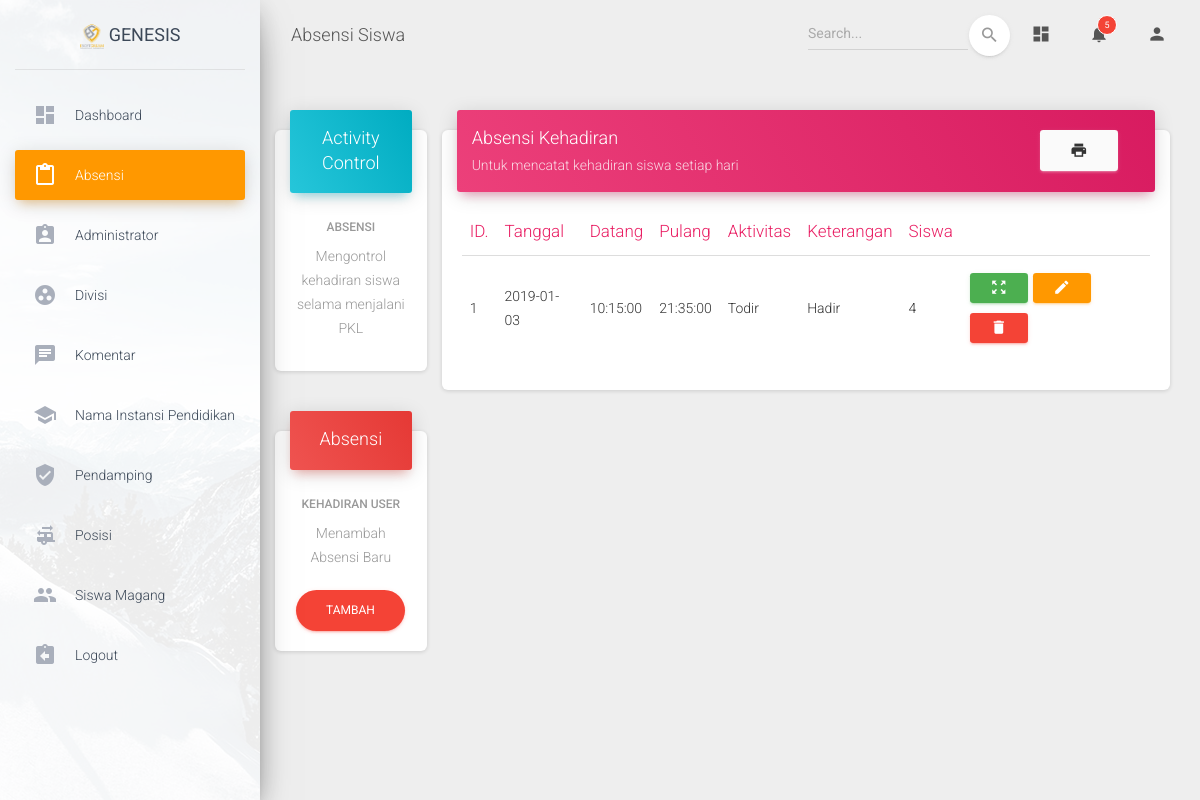
Screenshot of /index.php/Admin/Absensi (signed in) with the database file from the repository.
### tables this page shows
CREATE TABLE `absensi` (
  `id_absensi` int(11) NOT NULL,
  `tanggal` datetime NOT NULL,
  `datang` time NOT NULL,
  `pulang` time NOT NULL,
  `aktivitas` text NOT NULL,
  `keterangan` text NOT NULL,
  `fk_id_siswa` int(11) NOT NULL
);

### application/controllers/Admin/Absensi.php (called while the page is built, shortened)
<?php
class Absensi extends CI_Controller {
	public function __construct()
	{
		$this->load->library('form_validation');
		$this->load->model('AbsensiModel');
		$this->load->helper('form');
	}
	public function index()
	{
		$data['data'] = $this->AbsensiModel->get();
		$this->load->view('admin/absensi/template/header');
		$this->load->view('admin/absensi/index',$data);
		$this->load->view('admin/absensi/template/footer');
	}
}

### index.php (called while the page is built, shortened)
<?php
require_once BASEPATH.'core/CodeIgniter.php';

### application/models/AbsensiModel.php (called while the page is built, shortened)
<?php
class AbsensiModel extends CI_Model {
	public function get()
	{
		$this->db->select("absensi.*");
		$this->db->order_by('tanggal','desc');
		return $this->db->get('absensi')->result();
	}
}

### application/views/admin/absensi/index.php (the view)
<?php $c_name = "Absensi" ?>
      <div class="content">
        <div class="container-fluid">
          <div class="row">
            <div class="col-md-2">
              <div class="row">
              <div class="card card-profile">
                <a href="">
                  <div class="card-header card-header-info">
                    <h4 class="card-title">Activity Control</h4>
                  </div>
                </a>
                <div class="card-body">
                  <h6 class="card-category text-gray">Absensi</h6>
                  <p class="card-description">
                    Mengontrol kehadiran siswa selama menjalani PKL
                  </p>
                </div>
              </div>
            </div>
            <div class="row">
              <div class="card card-profile">
                <a href="<?= base_url('index.php/Admin/Absensi/insert') ?>">
                  <div class="card-header card-header-danger">
                    <h4 class="card-title">Absensi</h4>
                  </div>
                </a>
                <div class="card-body">
                  <h6 class="card-category text-gray">Kehadiran User</h6>
                  <p class="card-description">
                    Menambah Absensi Baru
                  </p>
                  <button type="button" class="btn btn-danger btn-round" data-toggle="modal" data-target="#exampleModal">
                    Tambah
                  </button>
                </div>
              </div>
            </div>
          </div>
          <div class="col-md-10">
              <div class="card">
                <div class="card-header card-header-rose">
                  <div class="row">
                    <div class="col-md-10">
                  <h4 class="card-title ">Absensi Kehadiran</h4>
                  <p class="card-category">Untuk mencatat kehadiran siswa setiap hari</p>
                  </div>
                  <div class="col-xs-2">
                    <a href="#" rel="tooltip" title="Print" class="btn btn-secondary">
                      <i class="material-icons">print</i>
                    </a>
                  </div>
                </div>
              </div>
                <div class="card-body">
                  <div class="table-responsive">
                    <table class="table">
                      <thead class=" text-rose">
                        <th>ID.</th>
                        <th>Tanggal</th>
                        <th>Datang</th>
                        <th>Pulang</th>
                        <th>Aktivitas</th>
                        <th>Keterangan</th>
                        <th>Siswa</th>
                        <th></th>
                      </thead>
                      <tbody>
                        <?php foreach ($data as $key => $value): ?>
                          <tr>
                            <td><?php echo ++$key; ?></td>
                            <td><?php echo date("Y-m-d", strtotime($value->tanggal)) ?></td>
                            <td><?php echo $value->datang ?></td>
                            <td><?php echo $value->pulang ?></td>
                            <td><?php echo $value->aktivitas ?></td>
                            <td><?php echo $value->keterangan ?></td>
                            <td><?php echo $value->fk_id_siswa ?></td>
                            <td>
                              <a class="btn btn-sm btn-success" href="#" rel="tooltip" title="Detail"><i class="material-icons">zoom_out_map</i></a>
                              <a class="btn btn-sm btn-warning" href="<?php echo site_url("Admin/".$c_name."/update/".$value->id_absensi) ?>"  rel="tooltip" title="Edit"><i class="material-icons">edit</i></a>
                              <a href="<?php echo site_url("Admin/".$c_name."/delete/".$value->id_absensi) ?>" onclick="return confirm('Apakah anda yakin?')" class="btn btn-sm btn-danger"  rel="tooltip" title="Hapus"><i class="material-icons">delete</i></a>
                            </td>
                          </tr>
                          <?php endforeach ?>
                      </tbody>
                    </table>
                  </div>
                </div>
              </div>
              </div>
            </div>
          </div>
        </div>
      </div>

### rows the page displays
absensi: tanggal "2019-01-03", datang "10:15:00", pulang "21:35:00", aktivitas "Todir", keterangan "Hadir", fk_id_siswa "4"
